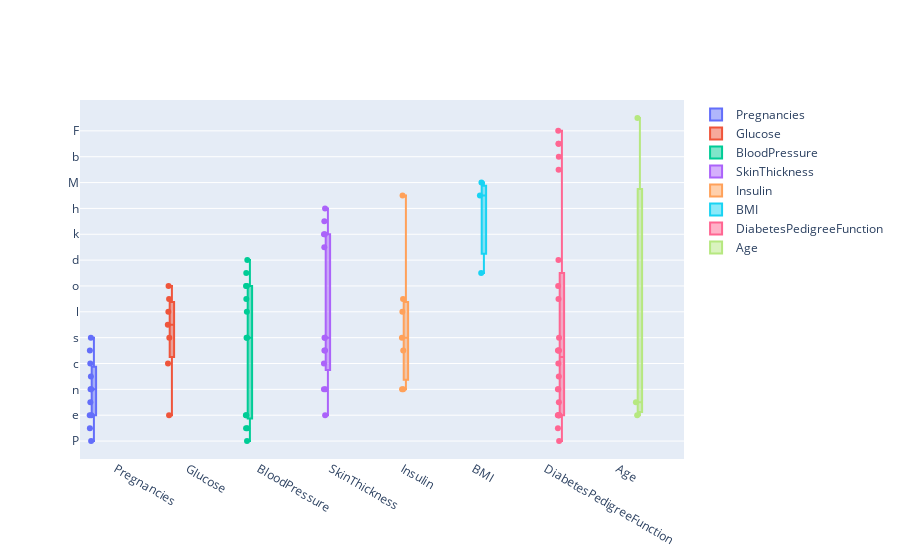

Notebook source saved alongside this figure:
### Code cell
box_plots_tot(X)

### Figure 1 — Plotly figure (JSON) as saved in the notebook; plotly's stock layout.template omitted (floating-point values rounded to 4 significant figures)
{"data": [{"boxpoints": "all", "jitter": 0.5, "name": "Pregnancies", "type": "box", "y": ["P", "r", "e", "g", "n", "a", "n", "c", "i", "e", "s"]}, {"boxpoints": "all", "jitter": 0.5, "name": "Glucose", "type": "box", "y": ["G", "l", "u", "c", "o", "s", "e"]}, {"boxpoints": "all", "jitter": 0.5, "name": "BloodPressure", "type": "box", "y": ["B", "l", "o", "o", "d", "P", "r", "e", "s", "s", "u", "r", "e"]}, {"boxpoints": "all", "jitter": 0.5, "name": "SkinThickness", "type": "box", "y": ["S", "k", "i", "n", "T", "h", "i", "c", "k", "n", "e", "s", "s"]}, {"boxpoints": "all", "jitter": 0.5, "name": "Insulin", "type": "box", "y": ["I", "n", "s", "u", "l", "i", "n"]}, {"boxpoints": "all", "jitter": 0.5, "name": "BMI", "type": "box", "y": ["B", "M", "I"]}, {"boxpoints": "all", "jitter": 0.5, "name": "DiabetesPedigreeFunction", "type": "box", "y": ["D", "i", "a", "b", "e", "t", "e", "s", "P", "e", "d", "i", "g", "r", "e", "e", "F", "u", "n", "c", "t", "i", "o", "n"]}, {"boxpoints": "all", "jitter": 0.5, "name": "Age", "type": "box", "y": ["A", "g", "e"]}], "layout": {"boxmode": "group"}}
